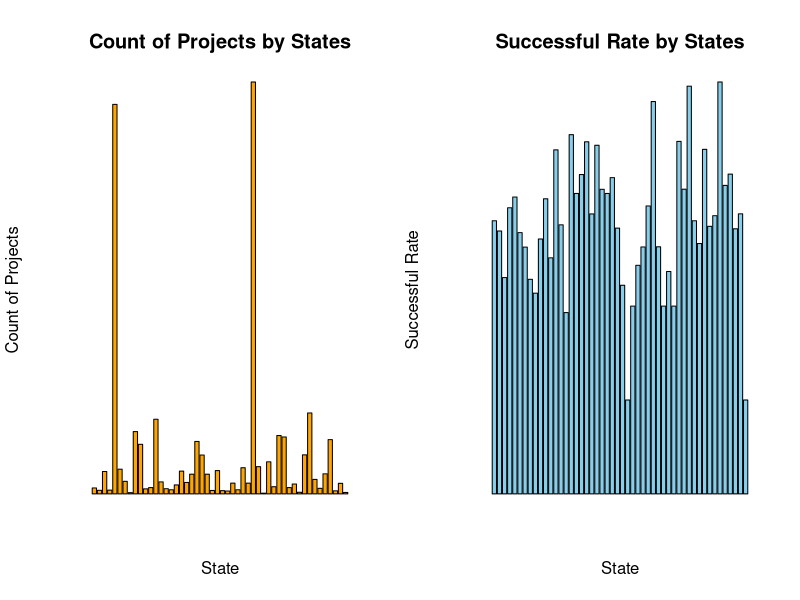

This chart was generated by the following R code: (Note: this script raises an error after producing the figure.)
## ---- chunk 1
crowdfunding<-read.csv( "forqrm.csv" ,header=1)
head(crowdfunding)
library(lmtest)
rownames(crowdfunding)<-crowdfunding$State
## ---- chunk 2
summary(lm(crowdfunding$successful.rate~crowdfunding$GiniCoeff))#significant:0.00398
summary(lm(crowdfunding$successful.rate~crowdfunding$PovRate1))#0.231
summary(lm(crowdfunding$successful.rate~crowdfunding$Densitym2))# 0.109
summary(lm(crowdfunding$successful.rate~crowdfunding$pHigh))#bad:0.2320 
summary(lm(crowdfunding$successful.rate~crowdfunding$pBatDeg))#low:0.05511
summary(lm(crowdfunding$successful.rate~crowdfunding$pAdDeg))#significant:0.00501
summary(lm(crowdfunding$successful.rate~log(crowdfunding$average_of_goal_Grand.Total)))#bad:0.687
summary(lm(crowdfunding$successful.rate~log(crowdfunding$average_pledged_amount_of_Grand.Total)))#3.32e-06


summary(lm(crowdfunding$GiniCoeff~crowdfunding$pAdDeg))#significant:0.0353

summary(lm(lm(crowdfunding$successful.rate~crowdfunding$GiniCoeff)$residuals~crowdfunding$pAdDeg))#residuals ~ ADdeg:0.0368

summary(lm(log(crowdfunding$average_pledged_amount_of_Grand.Total)~crowdfunding$GiniCoeff))#0.02357


## ---- chunk 3
par(mfrow=c(1,2) )
#barplot(crowdfunding$count_of_Grand.Total,names.arg = crowdfunding$State,col="skyblue")
barplot(crowdfunding$count_of_Grand.Total,col="orange",axes = 0,xlab = "State",,ylab="Count of Projects",main="Count of Projects by States")
barplot(crowdfunding$successful.rate,col="skyblue",axes  = 0,xlab = "State",main="Successful Rate by States",ylab="Successful Rate")
## ---- chunk 4
par(mfrow=c(1,2) )

#count_of_Grand.Total
plot(crowdfunding$count_of_Grand.Total,col=crowdfunding$Region, main="Count of Project  Plot",ylab="Successful Rate",xaxt="n",xlab="State")
#axis(side=1,at=c(1,2,3,4,5,6,7,8),labels=c(crowdfunding$State))
legend("center",legend = levels(crowdfunding$Region),cex = 0.8, pch = 1,col=1:3)



#successful.rate
plot(crowdfunding$successful.rate,col=crowdfunding$Region, main="Successful Rate Plot",ylab="Successful Rate",xaxt="n",xlab="State")
#axis(side=1,at=c(1,2,3,4,5,6,7,8),labels=c(crowdfunding$State))
legend("bottomleft",legend = levels(crowdfunding$Region),cex = 0.8, pch = 1,col=1:3)



## ---- chunk 5
par(mfrow=c(1,2))
#Boxplot for successful.rate and count_of_Grand.Total
#count_of_Grand.Total
boxplot(log(crowdfunding$count_of_Grand.Total[crowdfunding$Region=="Midwest"]),log(crowdfunding$count_of_Grand.Total[crowdfunding$Region=="Northeast"]),log(crowdfunding$count_of_Grand.Total[crowdfunding$Region=="South"]),log(crowdfunding$count_of_Grand.Total[crowdfunding$Region=="West"]),names=levels(crowdfunding$Region),main="Count of Projects BoxPlot by Region")

#successful.rate
boxplot(crowdfunding$successful.rate[crowdfunding$Region=="Midwest"],crowdfunding$successful.rate[crowdfunding$Region=="Northeast"],crowdfunding$successful.rate[crowdfunding$Region=="South"],crowdfunding$successful.rate[crowdfunding$Region=="West"],names=levels(crowdfunding$Region),main="Successful Rate BoxPlot by Region")





## ---- chunk 6
#t.test(crowdfunding$successful.rate[crowdfunding$Region=="West"],crowdfunding$successful.rate[crowdfunding$Region=="Northeast"])
#t.test(crowdfunding$count_of_Grand.Total[crowdfunding$Region=="West"],crowdfunding$count_of_Grand.Total[crowdfunding$Region=="Northeast"])


#calcualte P Value in the t.test of Successful Rate by Region 

p=NULL
temp<-NULL
for (location1 in c(levels(crowdfunding$Region))){
  for (location2 in c(levels(crowdfunding$Region))){
    if (1){
      temp<-t.test(crowdfunding$successful.rate[crowdfunding$Region==location1],crowdfunding$successful.rate[crowdfunding$Region==location2])
      if(temp$p.value<=0.1){
        #print(c(location1,location2,temp$p.value))
      }
      p<-c(p,temp$p.value)}}}
SR.t.test.p.vlaue<-as.data.frame(matrix(p,4,4),row.names = c(levels(crowdfunding$Region)))
colnames(SR.t.test.p.vlaue)<-c(levels(crowdfunding$Region))
print("Successful Rate by Region")
SR.t.test.p.vlaue
#--------------------------------------------------------
#calcualte P Value in the t.test of Count of projects by Region 

p=NULL
temp<-NULL
for (location1 in c(levels(crowdfunding$Region))){
  for (location2 in c(levels(crowdfunding$Region))){
    if (1){
      temp<-t.test(log(crowdfunding$count_of_Grand.Total[crowdfunding$Region==location1]),log(crowdfunding$count_of_Grand.Total[crowdfunding$Region==location2]))
      if(temp$p.value<=0.1){
        #print(c(location1,location2,temp$p.value))
      }
      p<-c(p,temp$p.value)}}}
CP.t.test.p.vlaue<-as.data.frame(matrix(p,4,4),row.names = c(levels(crowdfunding$Region)))
colnames(CP.t.test.p.vlaue)<-c(levels(crowdfunding$Region))
print("Count of Projects by Region ")
CP.t.test.p.vlaue
#--------------------------------------------------------



## ---- chunk 7

boxplot(crowdfunding$successful.rate,crowdfunding$GiniCoeff,crowdfunding$pAdDeg,log(crowdfunding$average_pledged_amount_of_Grand.Total),names = c("Successful Rate","GiniCoeff","Higher Education","Average Pledged Amount"),col="skyblue")

## ---- chunk 8
hc<-hclust(dist(crowdfunding),method = "ward.D", members = NULL)
plclust(hc)
rect.hclust(hc,k=3)




heatmap(as.matrix(dist(crowdfunding,method= 'euclidean')),labRow = F, labCol = F)
result<-cutree(hc,k=3)
as.data.frame(result)
pie(result)
barplot(result,col = "blue")
#table(result)
#summary(result)
plot(result,type = "p")


library(ggplot2)
mds2 <- -cmdscale(dist(crowdfunding))
plot(mds2, type="n", axes=FALSE, ann=FALSE)
text(mds2, labels=rownames(mds2), xpd = NA)

mds<-cmdscale(dist(crowdfunding),k=3,eig=T)
x = mds$points[,1]
y = mds$points[,2]
p=ggplot(data.frame(x,y),aes(x,y))
p+geom_point(size=5 , alpha=0.8 , aes(colour=factor(result) ))
k2<-kmeans(all,centers=5,nstart=10)
summary(k2)

## ---- chunk 9
library(car)
scatterplot(crowdfunding$successful.rate,log(crowdfunding$average_of_goal_Grand.Total),pch=19)
scatterplot(crowdfunding$successful.rate~crowdfunding$GiniCoeff,pch=19)
scatterplot(crowdfunding$successful.rate~crowdfunding$PovRate1,pch=19)
scatterplot(crowdfunding$successful.rate~crowdfunding$Densitym2,pch=19)
scatterplot(crowdfunding$successful.rate~crowdfunding$pHigh,pch=19)
scatterplot(crowdfunding$successful.rate~crowdfunding$pBatDeg,pch=19)
scatterplot(crowdfunding$successful.rate~crowdfunding$pAdDeg,pch=19)


## ---- chunk 10


#redo scatterplot with Successful Rate-PovRate1
scatterplot(crowdfunding$successful.rate,crowdfunding$PovRate1,pch=19)

boxplot(crowdfunding$successful.rate,crowdfunding$PovRate1,names=c("Successful Rate","PovRate1"))

ggplot(crowdfunding,aes(x=successful.rate,y=PovRate1,main = "Successful rate~PovRate"))+geom_point(aes(col=Region))+geom_smooth(method = "loess")

boxplot(crowdfunding$successful.rate[crowdfunding$PovRate1>mean(crowdfunding$PovRate1)],crowdfunding$successful.rate[crowdfunding$PovRate1<=mean(crowdfunding$PovRate1)],col = c("green","deepskyblue"),names=c("Successful%(High PovRate)","Successful%(Low PovRate)"),xlab="Successful rate by PovRate1")



t.test(crowdfunding$successful.rate[crowdfunding$PovRate1>mean(crowdfunding$PovRate1)],crowdfunding$successful.rate[crowdfunding$PovRate1<=mean(crowdfunding$PovRate1)])

par(mfrow=c(1,2))

plot(crowdfunding$successful.rate,crowdfunding$PovRate1,pch=16,col=crowdfunding$Region,xlab="Successful Rate",ylab="PovRate1",main="Successful Rate-PovRate1 Plot with lowess line")
points(lowess(crowdfunding$successful.rate,crowdfunding$PovRate1,f=1/3),pch=4,col="blue",type="l")
#abline(lm(crowdfunding$successful.rate~crowdfunding$PovRate1),col="orange")

qqplot(crowdfunding$successful.rate,crowdfunding$PovRate1,pch=13,col="orange",main="QQ plot: (Successful Rate & PovRate)",)




qqnorm(crowdfunding$successful.rate,col="orange",xlab="Successful Rate")
qqline(crowdfunding$successful.rate,col="red")
qqnorm(crowdfunding$PovRate1,col="deepskyblue",pch=18,xlab ="PovRate1")
qqline(crowdfunding$PovRate1,col="red")
## ---- chunk 11

ggplot(crowdfunding,aes(x=successful.rate,y=GiniCoeff,main = "Successful rate~GiniCoeff"))+geom_point(aes(col=Region))+geom_smooth(method = "loess")

boxplot(crowdfunding$successful.rate[crowdfunding$GiniCoeff>mean(crowdfunding$GiniCoeff)],crowdfunding$successful.rate[crowdfunding$GiniCoeff<=mean(crowdfunding$GiniCoeff)],col = c("darkorchid2","dodgerblue"),names=c("Successful%(High GiniCoeff)","Successful%(Low GiniCoeff)"),xlab="Successful rate by GiniCoeff")





t.test(crowdfunding$successful.rate[crowdfunding$GiniCoeff>mean(crowdfunding$GiniCoeff)],crowdfunding$successful.rate[crowdfunding$GiniCoeff<=mean(crowdfunding$GiniCoeff)])

par(mfrow=c(1,2))
plot(crowdfunding$successful.rate,crowdfunding$GiniCoeff,f=1/3 ,pch=19,col="blue",xlab="Successful Rate",ylab="GiniCoeff",main="Successful Rate-GiniCoeff Plot with lowess line")
points(lowess(crowdfunding$successful.rate,crowdfunding$GiniCoeff,f=1/3),pch=4,col="red",type="l")


qqplot(crowdfunding$successful.rate,crowdfunding$GiniCoeff,pch=19,col="red",main="Q-Q Plot: Successful Rate-GiniCoeff")


qqnorm(crowdfunding$successful.rate,col="orange",xlab="Successful Rate")
qqline(crowdfunding$successful.rate,col="red")

qqnorm(crowdfunding$GiniCoeff,col="blue",pch=20,xlab="GiniCoeff")
qqline(crowdfunding$GiniCoeff,col="red")

